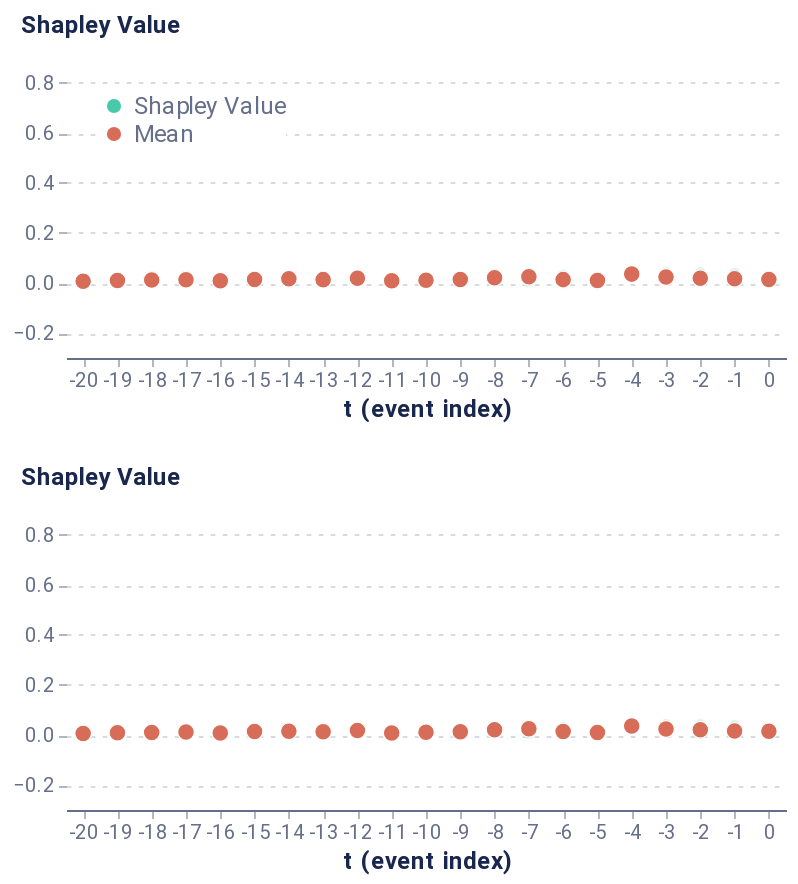

The cell this chart's notebook holds for it:
### Markdown cell above
##### Global event-level

### Code cell
event_dict = {'path': './event_all_tf.csv', 'rs': 42, 'nsamples': 32000}
event_data = event_explain_all(f, pos_dataset, event_dict, prun_indexes, average_event, model_features, schema, sequence_id_feat, time_feat, verbose = True)
event_global_plot = plot_global_event(event_data)
event_global_plot

### Figure 1 — Vega-Lite specification as saved in the notebook (floating-point values rounded to 4 significant figures)
{"config": {"axis": {"domain": true, "domainColor": "#666F89", "grid": false, "gridCap": "round", "gridColor": "#B3B7C4", "gridDash": [2, 4], "gridWidth": 0.5, "labelColor": "#666F89", "labelFont": "Roboto, Arial, sans-serif", "labelPadding": 2, "tickColor": "#666F89", "tickOpacity": 0.5, "tickSize": 4, "titleColor": "#19274E", "titleFont": "Roboto, Arial, sans-serif", "titleFontSize": 12}, "axisBand": {"domain": true, "labelPadding": 4, "ticks": false}, "axisY": {"domain": false, "titleAlign": "left", "titleAngle": 0, "titleX": -20, "titleY": -10}, "legend": {"labelColor": "#666F89", "labelFont": "Roboto, Arial, sans-serif", "labelFontSize": 12, "symbolSize": 40, "titleColor": "#19274E", "titleFont": "Roboto, Arial, sans-serif", "titleFontSize": 12, "titlePadding": 4}, "arc": {"stroke": "#FFFFFF", "strokeWidth": 1}, "bar": {"fill": "#2770EB", "stroke": null}, "line": {"stroke": "#2770EB", "strokeWidth": 2}, "path": {"stroke": "#2770EB", "strokeWidth": 0.5}, "point": {"fill": "#2770EB", "shape": "circle", "filled": true}, "rect": {"fill": "#2770EB"}, "rule": {"stroke": "#666F89"}, "shape": {"stroke": "#2770EB"}, "text": {"color": "#19274E", "font": "Roboto, Arial, sans-serif", "fontSize": 12}, "range": {"category": ["#2770EB", "#77B98A", "#DA5252", "#FFC400", "#A87AEA", "#00A39E", "#19274E"], "diverging": ["#006360", "#2BB3AE", "#96D9D7", "#FFFFFF", "#EDAAAA", "#DA5252", "#811D1D"], "heatmap": ["#18448F", "#1B4EA5", "#2770EB", "#4C88EE", "#82ACF3", "#A6C4F7", "#E9F1FD"], "ramp": ["#18448F", "#1B4EA5", "#2770EB", "#4C88EE", "#82ACF3", "#A6C4F7", "#E9F1FD"]}, "background": "#FFFFFF", "group": {"fill": "#FFFFFF"}, "header": {"labelColor": "#19274E", "labelFont": "Roboto, Arial, sans-serif", "labelFontSize": 12, "titleColor": "#19274E", "titleFont": "Roboto, Arial, sans-serif", "titleFontSize": 16}, "title": {"anchor": "start", "color": "#19274E", "font": "Roboto, Arial, sans-serif", "fontSize": 20, "fontWeight": "bold", "offset": 20, "subtitleColor": "#19274E", "subtitleFontSize": 16}, "view": {"continuousHeight": 300, "continuousWidth": 400, "stroke": "transparent"}}, "vconcat": [{"mark": {"type": "point", "stroke": "white", "strokeWidth": 0.6}, "encoding": {"color": {"field": "type", "legend": {"fillColor": "white", "orient": "top-left", "symbolSize": 50, "symbolStrokeWidth": 0, "title": null}, "scale": {"domain": ["Shapley Value", "Mean"], "range": ["#48caaa", "#d76d58"]}, "type": "nominal"}, "opacity": {"condition": {"value": 1.0, "test": "(datum.type === 'Mean')"}, "value": 0.2}, "size": {"condition": {"value": 70, "test": "(datum.type === 'Mean')"}, "value": 30}, "x": {"axis": {"labelAngle": 0}, "field": "t (event index)", "type": "ordinal"}, "y": {"axis": {"grid": true, "titleX": -23}, "field": "Shapley Value", "scale": {"domain": [-0.3, 0.9]}, "title": "Shapley Value", "type": "quantitative"}}, "height": 150, "width": 360}, {"data": {"name": "data-5f969053d4673b61f22e0c2ba3488fc6"}, "mark": {"type": "point", "stroke": "white", "strokeWidth": 0.6}, "encoding": {"color": {"field": "type", "legend": {"fillColor": "white", "orient": "top-left", "symbolSize": 50, "symbolStrokeWidth": 0, "title": null}, "scale": {"domain": ["Shapley Value", "Mean"], "range": ["#48caaa", "#d76d58"]}, "type": "nominal"}, "opacity": {"condition": {"value": 1.0, "test": "(datum.type === 'Mean')"}, "value": 0.2}, "size": {"condition": {"value": 70, "test": "(datum.type === 'Mean')"}, "value": 30}, "x": {"axis": {"labelAngle": 0}, "field": "t (event index)", "type": "ordinal"}, "y": {"axis": {"grid": true, "titleX": -23}, "field": "Shapley Value", "scale": {"domain": [-0.3, 0.9]}, "title": "Shapley Value", "type": "quantitative"}}, "height": 150, "width": 360}], "data": {"name": "data-a0d7bb3179a612fd838c3d65ac8bf1af"}, "$schema": "https://vega.github.io/schema/vega-lite/v4.17.0.json", "datasets": {"data-a0d7bb3179a612fd838c3d65ac8bf1af": [{"Shapley Value": 0.02519, "t (event index)": 0, "type": "Shapley Value"}, {"Shapley Value": 0.03929, "t (event index)": -1, "type": "Shapley Value"}, {"Shapley Value": 0.01121, "t (event index)": -2, "type": "Shapley Value"}, {"Shapley Value": 0.01514, "t (event index)": -3, "type": "Shapley Value"}, {"Shapley Value": 0.02989, "t (event index)": -4, "type": "Shapley Value"}, {"Shapley Value": 0.005746, "t (event index)": -5, "type": "Shapley Value"}, {"Shapley Value": 0.032, "t (event index)": -6, "type": "Shapley Value"}, {"Shapley Value": 0.0387, "t (event index)": -7, "type": "Shapley Value"}, {"Shapley Value": 0.01679, "t (event index)": -8, "type": "Shapley Value"}, {"Shapley Value": 0.01743, "t (event index)": -9, "type": "Shapley Value"}, {"Shapley Value": 0.02194, "t (event index)": -10, "type": "Shapley Value"}, {"Shapley Value": 0.007708, "t (event index)": -11, "type": "Shapley Value"}, {"Shapley Value": 0.01842, "t (event index)": -12, "type": "Shapley Value"}, {"Shapley Value": 0.01834, "t (event index)": -13, "type": "Shapley Value"}, {"Shapley Value": 0.01268, "t (event index)": -14, "type": "Shapley Value"}, {"Shapley Value": 0.01709, "t (event index)": -15, "type": "Shapley Value"}, {"Shapley Value": 0.007651, "t (event index)": -16, "type": "Shapley Value"}, {"Shapley Value": 0.0106, "t (event index)": -17, "type": "Shapley Value"}, {"Shapley Value": 0.01429, "t (event index)": -18, "type": "Shapley Value"}, {"Shapley Value": 0.0173, "t (event index)": -19, "type": "Shapley Value"}, {"Shapley Value": 0.007873, "t (event index)": -20, "type": "Shapley Value"}, {"Shapley Value": 0.0144, "t (event index)": 0, "type": "Shapley Value"}, {"Shapley Value": 0.00248, "t (event index)": -1, "type": "Shapley Value"}, {"Shapley Value": 0.01946, "t (event index)": -2, "type": "Shapley Value"}, {"Shapley Value": 0.02617, "t (event index)": -3, "type": "Shapley Value"}, {"Shapley Value": 0.03996, "t (event index)": -4, "type": "Shapley Value"}, {"Shapley Value": 0.007854, "t (event index)": -5, "type": "Shapley Value"}, {"Shapley Value": 0.0001804, "t (event index)": -6, "type": "Shapley Value"}, {"Shapley Value": 0.004457, "t (event index)": -7, "type": "Shapley Value"}, {"Shapley Value": 0.02158, "t (event index)": -8, "type": "Shapley Value"}, {"Shapley Value": 0.01608, "t (event index)": -9, "type": "Shapley Value"}, {"Shapley Value": 0.00866, "t (event index)": -10, "type": "Shapley Value"}, {"Shapley Value": 0.007349, "t (event index)": -11, "type": "Shapley Value"}, {"Shapley Value": 0.01369, "t (event index)": -12, "type": "Shapley Value"}, {"Shapley Value": 0.01326, "t (event index)": -13, "type": "Shapley Value"}, {"Shapley Value": 0.01304, "t (event index)": -14, "type": "Shapley Value"}, {"Shapley Value": 0.01286, "t (event index)": -15, "type": "Shapley Value"}, {"Shapley Value": 0.008707, "t (event index)": -16, "type": "Shapley Value"}, {"Shapley Value": 0.01173, "t (event index)": -17, "type": "Shapley Value"}, {"Shapley Value": 0.01118, "t (event index)": -18, "type": "Shapley Value"}, {"Shapley Value": 0.006479, "t (event index)": -19, "type": "Shapley Value"}, {"Shapley Value": 0.01409, "t (event index)": -20, "type": "Shapley Value"}, {"Shapley Value": 0.01084, "t (event index)": 0, "type": "Shapley Value"}, {"Shapley Value": 0.01121, "t (event index)": -1, "type": "Shapley Value"}, {"Shapley Value": 0.00506, "t (event index)": -2, "type": "Shapley Value"}, {"Shapley Value": 0.01207, "t (event index)": -3, "type": "Shapley Value"}, {"Shapley Value": 0.02682, "t (event index)": -4, "type": "Shapley Value"}, {"Shapley Value": 0.01557, "t (event index)": -5, "type": "Shapley Value"}, {"Shapley Value": 0.01066, "t (event index)": -6, "type": "Shapley Value"}, {"Shapley Value": 0.02344, "t (event index)": -7, "type": "Shapley Value"}, {"Shapley Value": 0.01791, "t (event index)": -8, "type": "Shapley Value"}, {"Shapley Value": 0.01384, "t (event index)": -9, "type": "Shapley Value"}, {"Shapley Value": 0.003767, "t (event index)": -10, "type": "Shapley Value"}, {"Shapley Value": 0.01807, "t (event index)": -11, "type": "Shapley Value"}, {"Shapley Value": 0.0157, "t (event index)": -12, "type": "Shapley Value"}, {"Shapley Value": 0.003631, "t (event index)": -13, "type": "Shapley Value"}, {"Shapley Value": 0.01657, "t (event index)": -14, "type": "Shapley Value"}, {"Shapley Value": 0.01426, "t (event index)": -15, "type": "Shapley Value"}, {"Shapley Value": 0.002603, "t (event index)": -16, "type": "Shapley Value"}, {"Shapley Value": 0.01191, "t (event index)": -17, "type": "Shapley Value"}, {"Shapley Value": 0.01244, "t (event index)": -18, "type": "Shapley Value"}, {"Shapley Value": 0.002314, "t (event index)": -19, "type": "Shapley Value"}, {"Shapley Value": 0.001164, "t (event index)": -20, "type": "Shapley Value"}, {"Shapley Value": 0.003951, "t (event index)": 0, "type": "Shapley Value"}, {"Shapley Value": 0.01355, "t (event index)": -1, "type": "Shapley Value"}, {"Shapley Value": 0.04184, "t (event index)": -2, "type": "Shapley Value"}, {"Shapley Value": 0.04178, "t (event index)": -3, "type": "Shapley Value"}, {"Shapley Value": 0.04557, "t (event index)": -4, "type": "Shapley Value"}, {"Shapley Value": 0.01112, "t (event index)": -5, "type": "Shapley Value"}, {"Shapley Value": 0.01106, "t (event index)": -6, "type": "Shapley Value"}, {"Shapley Value": 0.03217, "t (event index)": -7, "type": "Shapley Value"}, {"Shapley Value": 0.02606, "t (event index)": -8, "type": "Shapley Value"}, {"Shapley Value": 0.007561, "t (event index)": -9, "type": "Shapley Value"}, {"Shapley Value": 0.008496, "t (event index)": -10, "type": "Shapley Value"}, {"Shapley Value": 0.002447, "t (event index)": -11, "type": "Shapley Value"}, {"Shapley Value": 0.02966, "t (event index)": -12, "type": "Shapley Value"}, {"Shapley Value": 0.01858, "t (event index)": -13, "type": "Shapley Value"}, {"Shapley Value": 0.02488, "t (event index)": -14, "type": "Shapley Value"}, {"Shapley Value": 0.01266, "t (event index)": -15, "type": "Shapley Value"}, {"Shapley Value": 0.01587, "t (event index)": -16, "type": "Shapley Value"}, {"Shapley Value": 0.0181, "t (event index)": -17, "type": "Shapley Value"}, {"Shapley Value": 0.01104, "t (event index)": -18, "type": "Shapley Value"}, {"Shapley Value": 0.01518, "t (event index)": -19, "type": "Shapley Value"}, {"Shapley Value": 0.004206, "t (event index)": -20, "type": "Shapley Value"}, {"Shapley Value": 0.006834, "t (event index)": -20, "type": "Mean"}, {"Shapley Value": 0.01032, "t (event index)": -19, "type": "Mean"}, {"Shapley Value": 0.01224, "t (event index)": -18, "type": "Mean"}, {"Shapley Value": 0.01308, "t (event index)": -17, "type": "Mean"}, {"Shapley Value": 0.008707, "t (event index)": -16, "type": "Mean"}, {"Shapley Value": 0.01422, "t (event index)": -15, "type": "Mean"}, {"Shapley Value": 0.01679, "t (event index)": -14, "type": "Mean"}, {"Shapley Value": 0.01345, "t (event index)": -13, "type": "Mean"}, {"Shapley Value": 0.01937, "t (event index)": -12, "type": "Mean"}, {"Shapley Value": 0.008893, "t (event index)": -11, "type": "Mean"}, {"Shapley Value": 0.01072, "t (event index)": -10, "type": "Mean"}, {"Shapley Value": 0.01373, "t (event index)": -9, "type": "Mean"}, {"Shapley Value": 0.02058, "t (event index)": -8, "type": "Mean"}, {"Shapley Value": 0.02469, "t (event index)": -7, "type": "Mean"}, {"Shapley Value": 0.01347, "t (event index)": -6, "type": "Mean"}, {"Shapley Value": 0.01007, "t (event index)": -5, "type": "Mean"}, {"Shapley Value": 0.03556, "t (event index)": -4, "type": "Mean"}, {"Shapley Value": 0.02379, "t (event index)": -3, "type": "Mean"}, {"Shapley Value": 0.01939, "t (event index)": -2, "type": "Mean"}, {"Shapley Value": 0.01663, "t (event index)": -1, "type": "Mean"}, {"Shapley Value": 0.0136, "t (event index)": 0, "type": "Mean"}], "data-5f969053d4673b61f22e0c2ba3488fc6": [{"Shapley Value": 0.02631, "t (event index)": 0, "type": "Shapley Value"}, {"Shapley Value": 0.03948, "t (event index)": -1, "type": "Shapley Value"}, {"Shapley Value": 0.01245, "t (event index)": -2, "type": "Shapley Value"}, {"Shapley Value": 0.01458, "t (event index)": -3, "type": "Shapley Value"}, {"Shapley Value": 0.03017, "t (event index)": -4, "type": "Shapley Value"}, {"Shapley Value": 0.006774, "t (event index)": -5, "type": "Shapley Value"}, {"Shapley Value": 0.03168, "t (event index)": -6, "type": "Shapley Value"}, {"Shapley Value": 0.0394, "t (event index)": -7, "type": "Shapley Value"}, {"Shapley Value": 0.0181, "t (event index)": -8, "type": "Shapley Value"}, {"Shapley Value": 0.01504, "t (event index)": -9, "type": "Shapley Value"}, {"Shapley Value": 0.02035, "t (event index)": -10, "type": "Shapley Value"}, {"Shapley Value": 0.007571, "t (event index)": -11, "type": "Shapley Value"}, {"Shapley Value": 0.01777, "t (event index)": -12, "type": "Shapley Value"}, {"Shapley Value": 0.01669, "t (event index)": -13, "type": "Shapley Value"}, {"Shapley Value": 0.01275, "t (event index)": -14, "type": "Shapley Value"}, {"Shapley Value": 0.01803, "t (event index)": -15, "type": "Shapley Value"}, {"Shapley Value": 0.00678, "t (event index)": -16, "type": "Shapley Value"}, {"Shapley Value": 0.009356, "t (event index)": -17, "type": "Shapley Value"}, {"Shapley Value": 0.01257, "t (event index)": -18, "type": "Shapley Value"}, {"Shapley Value": 0.01513, "t (event index)": -19, "type": "Shapley Value"}, {"Shapley Value": 0.0074, "t (event index)": -20, "type": "Shapley Value"}, {"Shapley Value": 0.01539, "t (event index)": 0, "type": "Shapley Value"}, {"Shapley Value": 0.002088, "t (event index)": -1, "type": "Shapley Value"}, {"Shapley Value": 0.02228, "t (event index)": -2, "type": "Shapley Value"}, {"Shapley Value": 0.02615, "t (event index)": -3, "type": "Shapley Value"}, {"Shapley Value": 0.04119, "t (event index)": -4, "type": "Shapley Value"}, {"Shapley Value": 0.007474, "t (event index)": -5, "type": "Shapley Value"}, {"Shapley Value": 0.001464, "t (event index)": -6, "type": "Shapley Value"}, {"Shapley Value": 0.005169, "t (event index)": -7, "type": "Shapley Value"}, {"Shapley Value": 0.02061, "t (event index)": -8, "type": "Shapley Value"}, {"Shapley Value": 0.0153, "t (event index)": -9, "type": "Shapley Value"}, {"Shapley Value": 0.009034, "t (event index)": -10, "type": "Shapley Value"}, {"Shapley Value": 0.00647, "t (event index)": -11, "type": "Shapley Value"}, {"Shapley Value": 0.01187, "t (event index)": -12, "type": "Shapley Value"}, {"Shapley Value": 0.01362, "t (event index)": -13, "type": "Shapley Value"}, {"Shapley Value": 0.01103, "t (event index)": -14, "type": "Shapley Value"}, {"Shapley Value": 0.01258, "t (event index)": -15, "type": "Shapley Value"}, {"Shapley Value": 0.008276, "t (event index)": -16, "type": "Shapley Value"}, {"Shapley Value": 0.01084, "t (event index)": -17, "type": "Shapley Value"}, {"Shapley Value": 0.009327, "t (event index)": -18, "type": "Shapley Value"}, {"Shapley Value": 0.006106, "t (event index)": -19, "type": "Shapley Value"}, {"Shapley Value": 0.01223, "t (event index)": -20, "type": "Shapley Value"}, {"Shapley Value": 0.01145, "t (event index)": 0, "type": "Shapley Value"}, {"Shapley Value": 0.0103, "t (event index)": -1, "type": "Shapley Value"}, {"Shapley Value": 0.005433, "t (event index)": -2, "type": "Shapley Value"}, {"Shapley Value": 0.01112, "t (event index)": -3, "type": "Shapley Value"}, {"Shapley Value": 0.0265, "t (event index)": -4, "type": "Shapley Value"}, {"Shapley Value": 0.01477, "t (event index)": -5, "type": "Shapley Value"}, {"Shapley Value": 0.01138, "t (event index)": -6, "type": "Shapley Value"}, {"Shapley Value": 0.02228, "t (event index)": -7, "type": "Shapley Value"}, {"Shapley Value": 0.01675, "t (event index)": -8, "type": "Shapley Value"}, {"Shapley Value": 0.01319, "t (event index)": -9, "type": "Shapley Value"}, {"Shapley Value": 0.004841, "t (event index)": -10, "type": "Shapley Value"}, {"Shapley Value": 0.01664, "t (event index)": -11, "type": "Shapley Value"}, {"Shapley Value": 0.01322, "t (event index)": -12, "type": "Shapley Value"}, {"Shapley Value": 0.004051, "t (event index)": -13, "type": "Shapley Value"}, {"Shapley Value": 0.01342, "t (event index)": -14, "type": "Shapley Value"}, {"Shapley Value": 0.01315, "t (event index)": -15, "type": "Shapley Value"}, {"Shapley Value": 0.002073, "t (event index)": -16, "type": "Shapley Value"}, {"Shapley Value": 0.009812, "t (event index)": -17, "type": "Shapley Value"}, {"Shapley Value": 0.009934, "t (event index)": -18, "type": "Shapley Value"}, {"Shapley Value": 0.002602, "t (event index)": -19, "type": "Shapley Value"}, {"Shapley Value": 0.001567, "t (event index)": -20, "type": "Shapley Value"}, {"Shapley Value": 0.005124, "t (event index)": 0, "type": "Shapley Value"}, {"Shapley Value": 0.01311, "t (event index)": -1, "type": "Shapley Value"}, {"Shapley Value": 0.04288, "t (event index)": -2, "type": "Shapley Value"}, {"Shapley Value": 0.04359, "t (event index)": -3, "type": "Shapley Value"}, {"Shapley Value": 0.04585, "t (event index)": -4, "type": "Shapley Value"}, {"Shapley Value": 0.01077, "t (event index)": -5, "type": "Shapley Value"}, {"Shapley Value": 0.01152, "t (event index)": -6, "type": "Shapley Value"}, {"Shapley Value": 0.03269, "t (event index)": -7, "type": "Shapley Value"}, {"Shapley Value": 0.0276, "t (event index)": -8, "type": "Shapley Value"}, {"Shapley Value": 0.007487, "t (event index)": -9, "type": "Shapley Value"}, {"Shapley Value": 0.008367, "t (event index)": -10, "type": "Shapley Value"}, {"Shapley Value": 0.001029, "t (event index)": -11, "type": "Shapley Value"}, {"Shapley Value": 0.02777, "t (event index)": -12, "type": "Shapley Value"}, {"Shapley Value": 0.01802, "t (event index)": -13, "type": "Shapley Value"}, {"Shapley Value": 0.02335, "t (event index)": -14, "type": "Shapley Value"}, {"Shapley Value": 0.01135, "t (event index)": -15, "type": "Shapley Value"}, {"Shapley Value": 0.01451, "t (event index)": -16, "type": "Shapley Value"}, {"Shapley Value": 0.01657, "t (event index)": -17, "type": "Shapley Value"}, {"Shapley Value": 0.009182, "t (event index)": -18, "type": "Shapley Value"}, {"Shapley Value": 0.01328, "t (event index)": -19, "type": "Shapley Value"}, {"Shapley Value": 0.003506, "t (event index)": -20, "type": "Shapley Value"}, {"Shapley Value": 0.006176, "t (event index)": -20, "type": "Mean"}, {"Shapley Value": 0.009279, "t (event index)": -19, "type": "Mean"}, {"Shapley Value": 0.01025, "t (event index)": -18, "type": "Mean"}, {"Shapley Value": 0.01164, "t (event index)": -17, "type": "Mean"}, {"Shapley Value": 0.007909, "t (event index)": -16, "type": "Mean"}, {"Shapley Value": 0.01378, "t (event index)": -15, "type": "Mean"}, {"Shapley Value": 0.01514, "t (event index)": -14, "type": "Mean"}, {"Shapley Value": 0.0131, "t (event index)": -13, "type": "Mean"}, {"Shapley Value": 0.01766, "t (event index)": -12, "type": "Mean"}, {"Shapley Value": 0.007928, "t (event index)": -11, "type": "Mean"}, {"Shapley Value": 0.01065, "t (event index)": -10, "type": "Mean"}, {"Shapley Value": 0.01275, "t (event index)": -9, "type": "Mean"}, {"Shapley Value": 0.02077, "t (event index)": -8, "type": "Mean"}, {"Shapley Value": 0.02488, "t (event index)": -7, "type": "Mean"}, {"Shapley Value": 0.01401, "t (event index)": -6, "type": "Mean"}, {"Shapley Value": 0.009945, "t (event index)": -5, "type": "Mean"}, {"Shapley Value": 0.03592, "t (event index)": -4, "type": "Mean"}, {"Shapley Value": 0.02386, "t (event index)": -3, "type": "Mean"}, {"Shapley Value": 0.02076, "t (event index)": -2, "type": "Mean"}, {"Shapley Value": 0.01624, "t (event index)": -1, "type": "Mean"}, {"Shapley Value": 0.01457, "t (event index)": 0, "type": "Mean"}]}}
